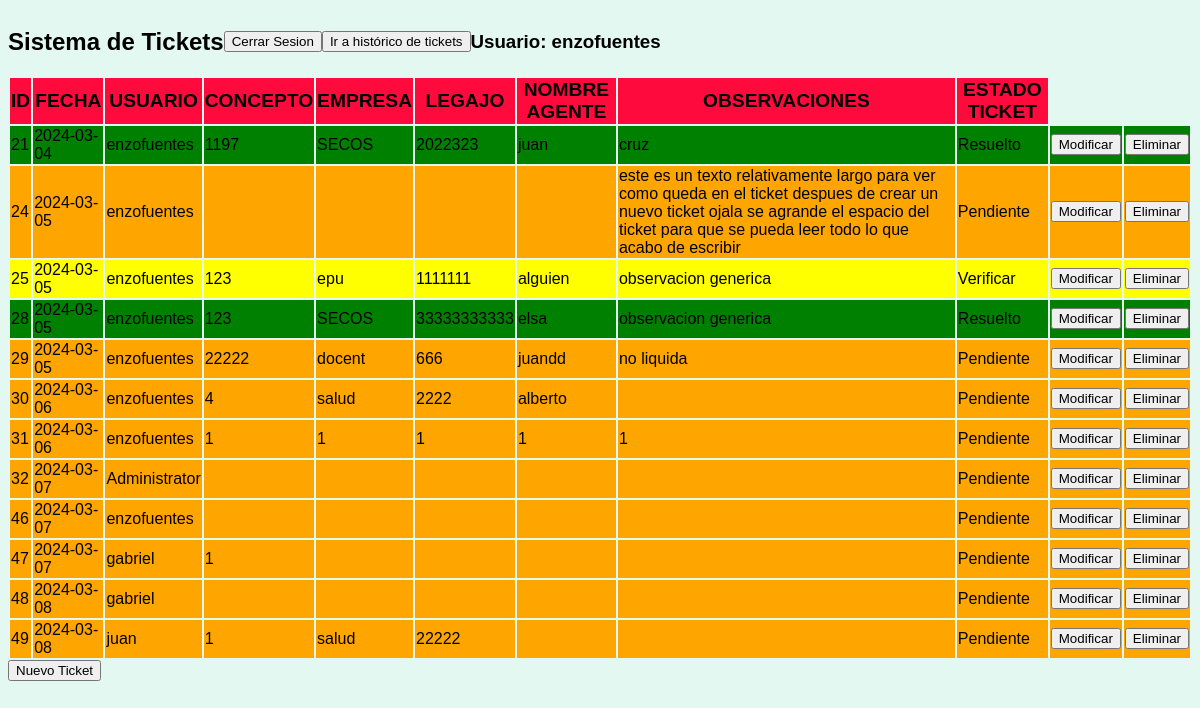
The app's page /api/tickets/ (signed in) with its own data.
### tickets/models.py (models this page shows)
class Registro(models.Model):
    id_registro = models.AutoField(primary_key=True)
    fecha_liquidaciones = models.TextField(default = datetime.date.today) #deberia ser fecha
    usuario = models.CharField(max_length=100)
    concepto = models.CharField(max_length=100) #deberia ser un entero
    empresa = models.CharField(max_length=100)
    legajo = models.CharField(max_length=50) #deberia ser un entero
    nombre = models.CharField(max_length=100)
    observaciones = models.TextField(default = ' ')
    estado_liquidaciones = models.CharField(max_length=50, default = 'Pendiente')
    operador_sistemas = models.CharField(max_length=100, default = ' ')
    estado_sistemas = models.CharField(max_length=50, default = ' ')
    devoluciones = models.TextField(default = ' ')
    fecha_sistemas = models.TextField(default = ' ')

### tickets/views.py (the view)
# urls.py: path('tickets/', index, name="index"),
def index(request):
    if request.session.get('usuario_logueado'):
        regitros = Registro.objects.order_by("id_registro")
        template = loader.get_template("tickets/index.html") #codigo frontend
        context = {"regitros": regitros,
                   "usuario_logueado": request.session['username']} #el contexto son los objetos de python que voy a mostrar
        return render(request, "tickets/index.html", context)
    else:
        return redirect('http://127.0.0.1:8000/api/login/')

### tickets/templates/tickets/index.html (shortened to what this page needs)
{% load static %}
<!DOCTYPE html>
<html lang="en">
<head>
    <link rel="stylesheet" type="text/css" href="{% static 'style sheet/style.css' %}">
</head>
<body>
    <div id="nav_var">
        <div id="titulo_principal"><h2>Sistema de Tickets</h2></div>
        <div><button id="cerrar_sesion_btn"> Cerrar Sesion </button></div>
        <div><button id="historico_tickets_btn"> Ir a histórico de tickets </button></div>
        <div><h3 id="usuario_logueado">Usuario: {{ usuario_logueado }}</h3></div>
    </div>
    {% if regitros %}
    <table id="tickets">
        <div>
            <thead id="cabecera_de_tabla_tickets">
            <tr>
                <th>ID</th>
                <th>FECHA</th>
                <th>USUARIO</th>
                <th>CONCEPTO</th>
                <th>EMPRESA</th>
                <th>LEGAJO</th>
                <th>NOMBRE AGENTE</th>
                <th>OBSERVACIONES</th>
                <th>ESTADO TICKET</th>
            </tr>
        </thead>
        </div>
        <tbody>
            {% for ticket in regitros %}
                <div >
                    <tr class="ticket_row">
                        <td>{{ ticket.id_registro }}</td>
                        <td>{{ ticket.fecha_liquidaciones }}</td>
                        <td>{{ ticket.usuario }}</td>
                        <td>{{ ticket.concepto }}</td>
                        <td>{{ ticket.empresa }}</td>
                        <td>{{ ticket.legajo }}</td>
                        <td>{{ ticket.nombre }}</td>
                        <td>{{ ticket.observaciones }}</td>
                        <td>{{ ticket.estado_liquidaciones }}</td>
                        <td class="row_modificar_btn"><button>Modificar</button></td>
                        <td class="row_eliminar_btn"><button>Eliminar</button></td>
                    </tr>
                </div>
            {% endfor %}
        </tbody>
    </table>
{% else %}
    <p>NO HAY TICKETS PARA MOSTRAR.</p>
{% endif %}
<button id="nuevo_ticket_btn">Nuevo Ticket</button>
</body>
</html>

### static/style sheet/style.css (style rules this page uses)
body { background-color: rgb(226, 248, 241); font-family: 'Franklin Gothic Medium', 'Arial Narrow', Arial, sans-serif; }
#titulo_principal { font-family: 'Arial Narrow', Arial, sans-serif; }
#cabecera_de_tabla_tickets { font-size: larger; background-color: rgba(255, 0, 55, 0.959); }
#nav_var { display: flex; flex-direction: row; align-items: center; }

### records on screen
Registro: id_registro "21", fecha_liquidaciones "2024-03-04", usuario "enzofuentes", concepto "1197", empresa "SECOS", legajo "2022323", nombre "juan", observaciones "cruz", estado_liquidaciones "Resuelto"
Registro: id_registro "24", fecha_liquidaciones "2024-03-05", usuario "enzofuentes", observaciones "este es un texto relativamente largo para ver como queda en el ticket despues de crear un nuevo ticket ojala se agrande el espacio del ticket para que se pueda leer todo lo que acabo de escribir", estado_liquidaciones "Pendiente"
Registro: id_registro "25", fecha_liquidaciones "2024-03-05", usuario "enzofuentes", concepto "123", empresa "epu", legajo "1111111", nombre "alguien", observaciones "observacion generica", estado_liquidaciones "Verificar"
Registro: id_registro "28", fecha_liquidaciones "2024-03-05", usuario "enzofuentes", concepto "123", empresa "SECOS", legajo "33333333333", nombre "elsa", observaciones "observacion generica", estado_liquidaciones "Resuelto"
Registro: id_registro "29", fecha_liquidaciones "2024-03-05", usuario "enzofuentes", concepto "22222", empresa "docent", legajo "666", nombre "juandd", observaciones "no liquida", estado_liquidaciones "Pendiente"
Registro: id_registro "30", fecha_liquidaciones "2024-03-06", usuario "enzofuentes", concepto "4", empresa "salud", legajo "2222", nombre "alberto", estado_liquidaciones "Pendiente"
Registro: id_registro "31", fecha_liquidaciones "2024-03-06", usuario "enzofuentes", concepto "1", empresa "1", legajo "1", nombre "1", observaciones "1", estado_liquidaciones "Pendiente"
Registro: id_registro "32", fecha_liquidaciones "2024-03-07", usuario "Administrator", estado_liquidaciones "Pendiente"
Registro: id_registro "46", fecha_liquidaciones "2024-03-07", usuario "enzofuentes", estado_liquidaciones "Pendiente"
Registro: id_registro "47", fecha_liquidaciones "2024-03-07", usuario "gabriel", concepto "1", estado_liquidaciones "Pendiente"
Registro: id_registro "48", fecha_liquidaciones "2024-03-08", usuario "gabriel", estado_liquidaciones "Pendiente"
Registro: id_registro "49", fecha_liquidaciones "2024-03-08", usuario "juan", concepto "1", empresa "salud", legajo "22222", estado_liquidaciones "Pendiente"

### other values on screen
{{ usuario_logueado }} "enzofuentes"
